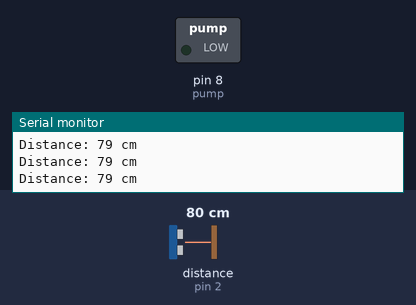
Simulated run of this sketch. Board: Arduino Uno, built with avr-gcc and run on an emulated ATmega328P. Shown: switched loads named in the sketch (green lamp = pin HIGH), the last lines printed to the serial monitor. Wiring (inferred from the names in the program): ultrasonic range finder: trigger pin 3; echo pin 2. The inputs (shaded band) are chosen by the test bench; at power-on: distance to the obstacle (sensor on pin 2) 80 cm. The echo pulse lasts 58.3 µs per cm; pins used as bus, display or sensor lines are not drawn.

Above: at 1.2 s.
1.3 s: distance to the obstacle (sensor on pin 2) set to 22 cm
2.8 s: distance to the obstacle (sensor on pin 2) set to 18 cm
At 3.9 s:
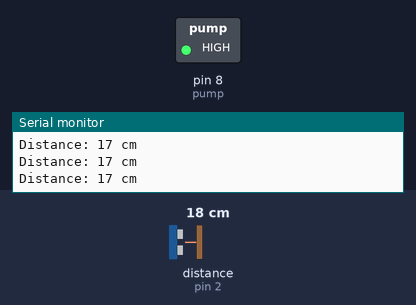
4.3 s: distance to the obstacle (sensor on pin 2) set to 35 cm
At 5.2 s:
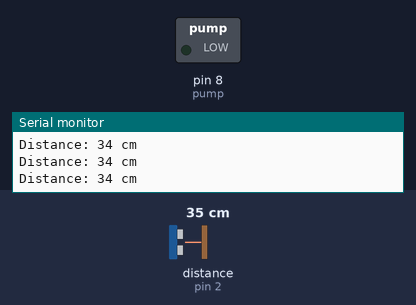
7.3 s: distance to the obstacle (sensor on pin 2) set to 2 cm
At 7.6 s:
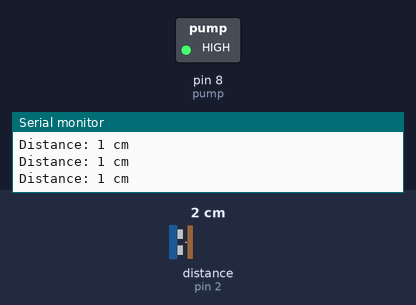
Timing chart, 0 to 9.8 s (numbered marks = the images above; inputs shaded):
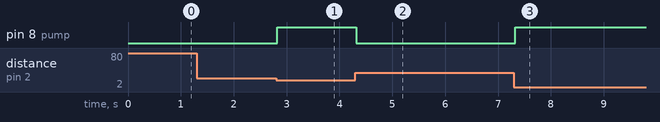

The sketch:

hand_senitizer.ino
```cpp
#define echoPin 2
#define trigPin 3
int pump = 8;
long duration;
int distance;

void setup() {
  pinMode(trigPin, OUTPUT);
  pinMode(echoPin, INPUT);
  pinMode(pump, OUTPUT);
  Serial.begin(9600);
}
void loop() {

  digitalWrite(trigPin, LOW);
  delayMicroseconds(2);
  digitalWrite(trigPin, HIGH);
  delayMicroseconds(10);
  digitalWrite(trigPin, LOW);
  duration = pulseIn(echoPin, HIGH);

  distance = duration * 0.034 / 2;
  Serial.print("Distance: ");
  Serial.print(distance);
  Serial.println(" cm");

  if(distance < 20)
  {
   digitalWrite(pump, HIGH);
  }
  else
  {
  digitalWrite(pump, LOW);
  }


}
```

Measured:
- the behaviour switches between 21 and 20 cm on distance to the obstacle (sensor on pin 2) (found by bisection; images 0 and 1)
- after the input at 2.8 s, pin 8 (pump): LOW → HIGH at once
- after the input at 4.3 s, pin 8 (pump): HIGH → LOW at once
- after the input at 7.3 s, pin 8 (pump): LOW → HIGH at once
